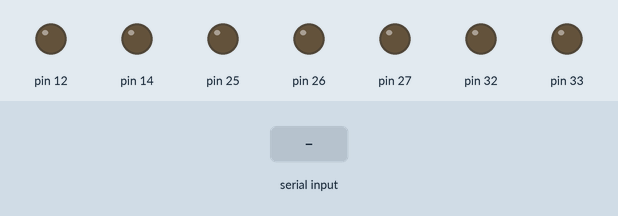
Simulated run of this sketch. Board: Arduino Mega 2560, built with avr-gcc and run on an emulated ATmega2560. On the bench: output pins drawn as LEDs (lit = HIGH). The test bench sets the inputs (shaded band). What the sketch prints to the serial monitor is not drawn.

Above: at 1.3 s.
1.4 s: "0" received over the second serial link
At 2.4 s:
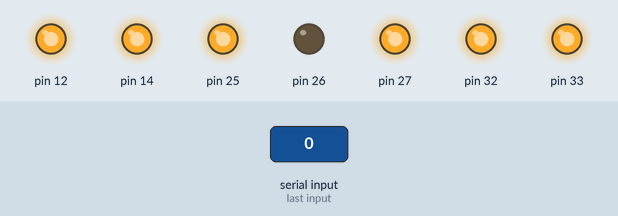
2.9 s: "1" received over the second serial link
At 3.6 s:
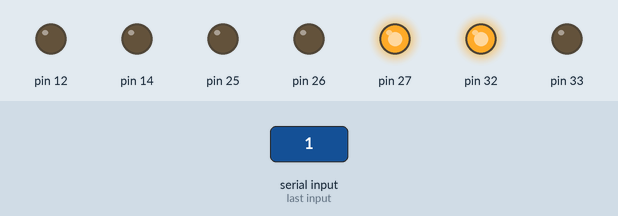
4.4 s: "2" received over the second serial link
At 4.7 s:
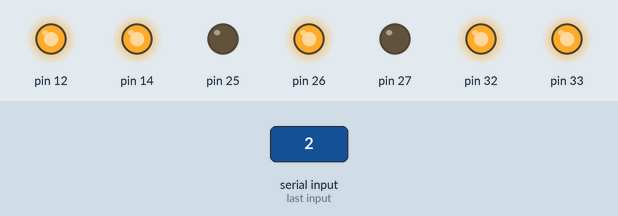
5.9 s: "3" received over the second serial link
At 7.1 s:
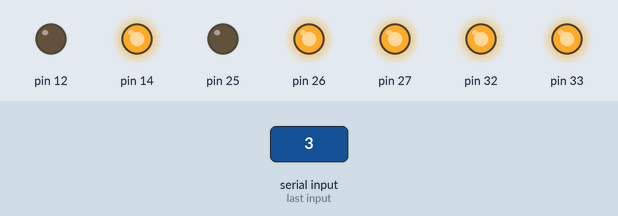
7.4 s: "4" received over the second serial link
At 8.2 s:
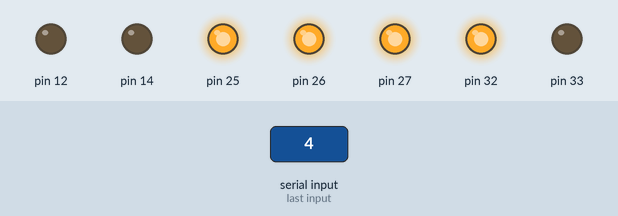
8.9 s: "5" received over the second serial link
At 9.3 s:
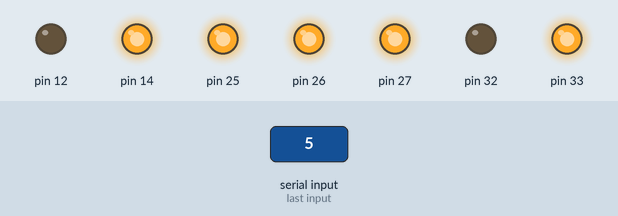
Timing chart, 0 to 11.4 s (numbered marks = the images above; inputs shaded):
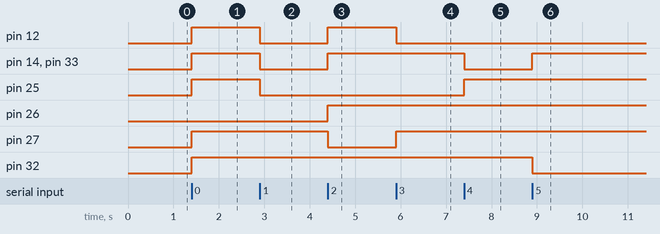

Measured:
- after the input at 1.4 s, pin 12, pin 14, pin 25, pin 27, pin 32, pin 33: LOW → HIGH at once
- after the input at 2.9 s, pin 12, pin 14, pin 25, pin 33: HIGH → LOW at once
- after the input at 4.4 s, pin 12, pin 14, pin 26, pin 33: LOW → HIGH at once; pin 27: HIGH → LOW at once
- after the input at 5.9 s, pin 12: HIGH → LOW at once; pin 27: LOW → HIGH at once
- after the input at 7.4 s, pin 14, pin 33: HIGH → LOW at once; pin 25: LOW → HIGH at once
- after the input at 8.9 s, pin 14, pin 33: LOW → HIGH at once; pin 32: HIGH → LOW at once

The sketch:

Tests.ino
```cpp
int status2;
void setup() {
  Serial2.begin(115200);
  Serial2.setTimeout(50);
  delay(100);
  Serial.begin(115200);

  pinMode(12, OUTPUT); //e
  pinMode(14, OUTPUT); //d
  pinMode(27, OUTPUT); //c
  pinMode(26, OUTPUT); //g
  pinMode(25, OUTPUT); //f
  pinMode(33, OUTPUT); //a
  pinMode(32, OUTPUT); //b
}
void loop() {
  if (Serial2.available()) {
    status2 = Serial2.read();
    //0
    if (status2 == '0') {
      status2 = 0;
      Serial.print('0');
      digitalWrite(33, HIGH); //
      digitalWrite(32, HIGH); //
      digitalWrite(27, HIGH); //
      digitalWrite(14, HIGH); //
      digitalWrite(12, HIGH); //
      digitalWrite(25, HIGH); //
      digitalWrite(26, LOW); //
      delay(1000);
    }
    else if (status2 == '1') {
      //1
      status2 = 0;
      Serial.print('1');
      digitalWrite(33, LOW); //
      digitalWrite(32, HIGH); //
      digitalWrite(27, HIGH); //
      digitalWrite(14, LOW); //
      digitalWrite(12, LOW); //
      digitalWrite(25, LOW); //
      digitalWrite(26, LOW); //
      delay(1000);
    }
    else if (status2 == '2') {
      //2
      status2 = 0;
      Serial.print('2');
      digitalWrite(33, HIGH); //
      digitalWrite(32, HIGH); //
      digitalWrite(27, LOW); //
      digitalWrite(14, HIGH); //
      digitalWrite(12, HIGH); //
      digitalWrite(25, LOW); //
      digitalWrite(26, HIGH); //
      delay(1000);
    }
    else if (status2 == '3') {
      //3
      status2 = 0;
      Serial.print('3');
      digitalWrite(33, HIGH); //
      digitalWrite(32, HIGH); //
      digitalWrite(27, HIGH); //
      digitalWrite(14, HIGH); //
      digitalWrite(12, LOW); //
      digitalWrite(25, LOW); //
      digitalWrite(26, HIGH); //
      delay(1000);
    }
    else if (status2 == '4') {
      //4
      //status2 = 0;
      Serial.print('4');
      digitalWrite(33, LOW); //
      digitalWrite(32, HIGH); //
      digitalWrite(27, HIGH); //
      digitalWrite(14, LOW); //
      digitalWrite(12, LOW); //
      digitalWrite(25, HIGH); //
      digitalWrite(26, HIGH); //
      delay(1000);
    }
    else  if (status2 == '5') {
      //5
      //status2 = 0;
      Serial.print('5');
      digitalWrite(33, HIGH); //
      digitalWrite(32, LOW); //
      digitalWrite(27, HIGH); //
      digitalWrite(14, HIGH); //
      digitalWrite(12, LOW); //
      digitalWrite(25, HIGH); //
      digitalWrite(26, HIGH); //
      delay(1000);
    }
    else if (status2 == '6') {
      //6
      //status2 = 0;
      Serial.print('6');
      digitalWrite(33, LOW); //
      digitalWrite(32, LOW); //
      digitalWrite(27, HIGH); //
      digitalWrite(14, HIGH); //
      digitalWrite(12, HIGH); //
      digitalWrite(25, HIGH); //
      digitalWrite(26, HIGH); //
      delay(1000);
    }
    else if (status2 == '7') {
      //7
      //status2 = 0;
      Serial.print('7');
      digitalWrite(33, HIGH); //
      digitalWrite(32, HIGH); //
      digitalWrite(27, HIGH); //
      digitalWrite(14, LOW); //
      digitalWrite(12, LOW); //
      digitalWrite(25, LOW); //
      digitalWrite(26, LOW); //
      delay(1000);
    }
    else if (status2 == '8') {
      //8
      //status2 = 0;
      Serial.print('8');
      digitalWrite(33, HIGH); //
      digitalWrite(32, HIGH); //
      digitalWrite(27, HIGH); //
      digitalWrite(14, HIGH); //
      digitalWrite(12, HIGH); //
      digitalWrite(25, HIGH); //
      digitalWrite(26, HIGH); //
      delay(1000);
    }
  }


}
```
